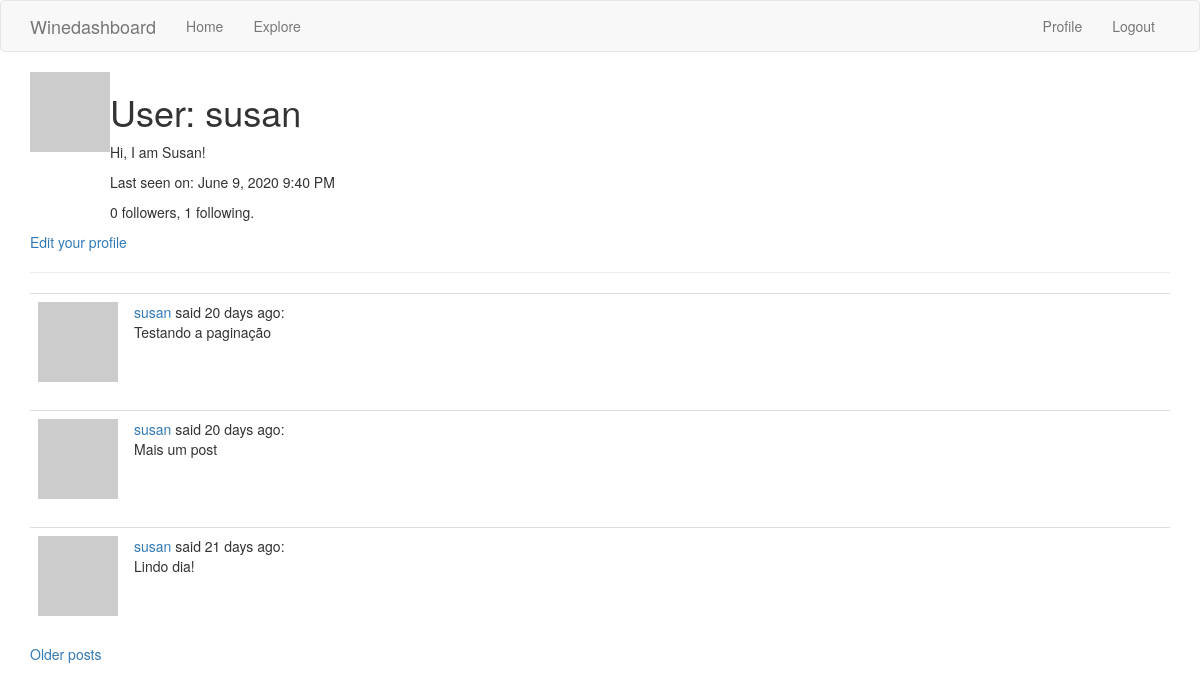
Before: /user/susan (signed in) with the older database file.
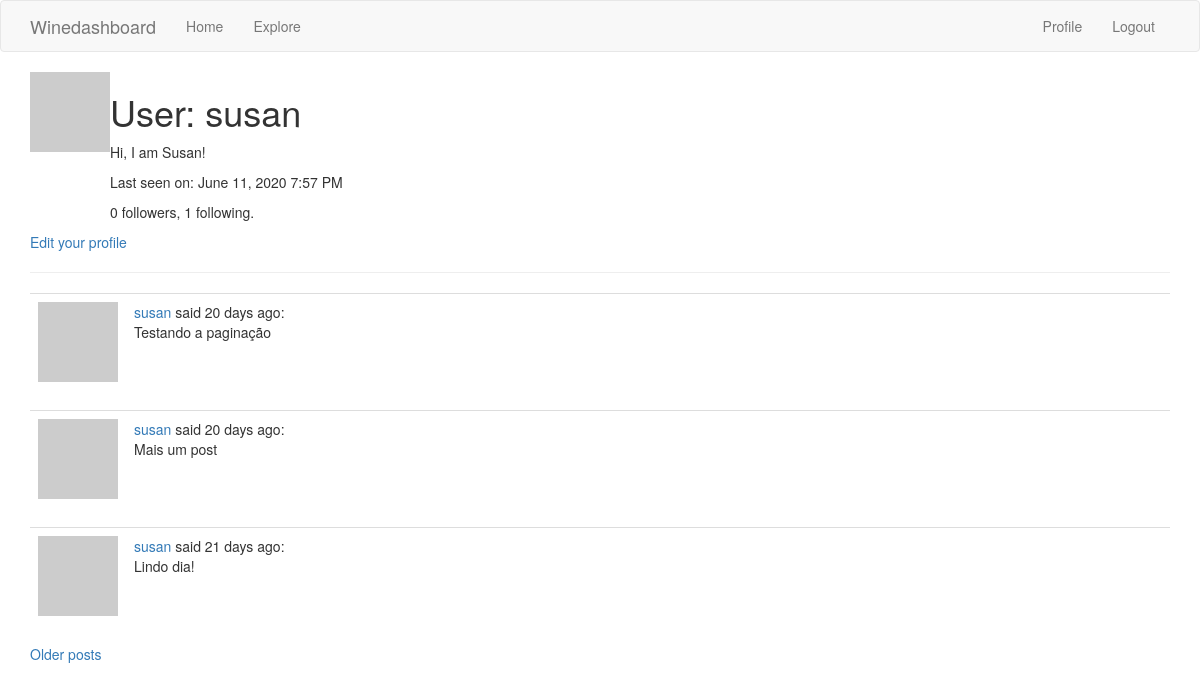
After: the same page with the newer database file.
### app/models.py (models this page shows, shortened)
class User(UserMixin, db.Model):
    id = db.Column(db.Integer, primary_key=True)
    username = db.Column(db.String(64), index=True, unique=True)
    email = db.Column(db.String(120), index=True, unique=True)
    password_hash = db.Column(db.String(128))
    about_me = db.Column(db.String(140))
    last_seen = db.Column(db.DateTime, default=datetime.utcnow)
    posts = db.relationship('Post', backref='author', lazy='dynamic')
    followed = db.relationship(
        'User', secondary=followers,
        primaryjoin=(followers.c.follower_id == id),
        secondaryjoin=(followers.c.followed_id == id),
        backref=db.backref('followers', lazy='dynamic'), lazy='dynamic')
    def avatar(self, size):
        digest = md5(self.email.lower().encode('utf-8')).hexdigest()
        return 'https://www.gravatar.com/avatar/{}?d=identicon&s={}'.format(
            digest, size)

class Post(db.Model):
    id = db.Column(db.Integer, primary_key=True)
    body = db.Column(db.String(140))
    timestamp = db.Column(db.DateTime, index=True, default=datetime.utcnow)
    user_id = db.Column(db.Integer, db.ForeignKey('user.id'))

### app/main/routes.py (the view)
@bp.route('/user/<username>')
@login_required
def user(username):
    user = User.query.filter_by(username=username).first_or_404()
    page = request.args.get('page', 1, type=int)
    posts = user.posts.order_by(Post.timestamp.desc()).paginate(
        page,current_app.config['POSTS_PER_PAGE'], False)
    next_url = url_for('main.user', username=user.username, page=posts.next_num) \
        if posts.has_next else None
    prev_url = url_for('main.user', username=user.username, page=posts.prev_num) \
        if posts.has_prev else None
    form = EmptyForm()
    return render_template('user.html', user=user, posts=posts.items,
                           next_url=next_url, prev_url=prev_url, form=form)

### app/main/routes.py (called while the page is built)
@bp.before_app_request
def before_request():
    if current_user.is_authenticated:
        current_user.last_seen = datetime.utcnow()
        db.session.commit()

### app/models.py (called while the page is built)
@login.user_loader
def load_user(id):
    return User.query.get(int(id))

### app/templates/user.html (shortened to what this page needs)
{% extends "base.html" %}
{% block app_content %}
    <table>
        <tr valign="top">
            <td><img src="{{ user.avatar(128) }}"</td>
            <td>
                <h1>User: {{ user.username }}</h1>
                {% if user.about_me %}<p>{{ user.about_me }}</p>{% endif %}
                {% if user.last_seen %}
                <p>Last seen on: {{ moment(user.last_seen).format('LLL') }}</p>
                {% endif %}
                <p>{{ user.followers.count() }} followers, {{ user.followed.count() }} following.</p>
            </td>
        </tr>
    </table>
    {% if user == current_user %}
    <p><a href="{{ url_for('main.edit_profile') }}">Edit your profile</a></p>
    {% endif %}
    <hr>
    {% for post in posts %}
        {% include '_post.html' %}
    {% endfor %}
    {% if next_url %}
    <a href="{{ next_url }}">Older posts</a>
    {% endif %}
{% endblock %}

### app/templates/base.html (shortened to what this page needs)
{% extends 'bootstrap/base.html' %}
{% block navbar %}
    {% include '_navbar.html' %}
{% endblock %}
{% block content %}
    <div class="container">
        {% block app_content %}{% endblock %}
    </div>
{% endblock %}

### app/templates/_navbar.html (shortened to what this page needs)
<nav class="navbar navbar-default">
    <div class="container">
        <div class="navbar-header">
            <a class="navbar-brand" href="{{ url_for('main.index') }}">Winedashboard</a>
        </div>
        <div class="collapse navbar-collapse" id="bs-example-navbar-collapse-1">
            <ul class="nav navbar-nav">
                <li><a href="{{ url_for('main.index') }}">Home</a></li>
                <li><a href="/dashapp" class="dash-link">Explore</a></li>
            </ul>
            <ul class="nav navbar-nav navbar-right">
                {% if current_user.is_anonymous %}
                <li><a href="{{ url_for('auth.login') }}">Login</a></li>
                {% else %}
                <li><a href="{{ url_for('main.user', username=current_user.username) }}">Profile</a></li>
                <li><a href="{{ url_for('auth.logout') }}">Logout</a></li>
                {% endif %}
            </ul>
        </div>
    </div>
</nav>

### app/templates/_post.html
<table class="table table-hover">
    <tr>
        <td width="70px">
            <a href="{{ url_for('main.user', username=post.author.username) }}">
                <img src="{{ post.author.avatar(70) }}" />
            </a>
        </td>
        <td>
            <a href="{{ url_for('main.user', username=post.author.username) }}">
                {{ post.author.username }}
            </a>
            said {{ moment(post.timestamp).fromNow() }}:
            <br>
            {{ post.body }}
        </td>
    </tr>
</table>

Changed rows visible on the page:
changed User "susan": last_seen "June 9, 2020 9:40 PM" → "June 11, 2020 7:57 PM"
